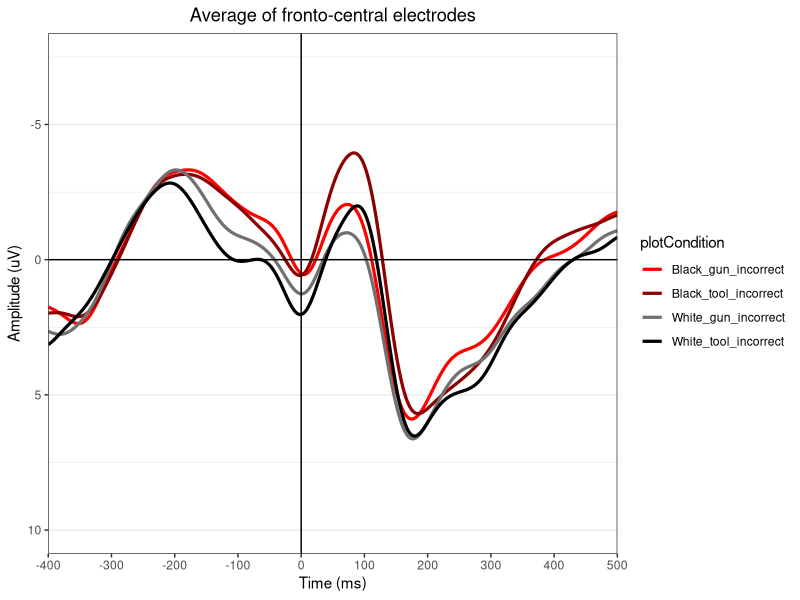

This figure's R source:
grand = read.delim("./EFbias data/5 waveforms/data/Data for grand averages_allelec.txt")

# plot grand averages for book chapter, without CRN or interval window ERN is quantified in
require(ggplot2)

grand = grand[grep("incorrect", grand$plotCondition),]
grand$plotCondition = factor(grand$plotCondition)

condLine <- c(#"Black_gun_correct" = "dashed",    # CRN is dashed
              #"Black_tool_correct" = "dashed", 
              #"White_gun_correct" = "dashed", 
              #"White_tool_correct" = "dashed",
              "Black_gun_incorrect" = "solid",  # ERN is solid
              "Black_tool_incorrect" = "solid", 
              "White_gun_incorrect" = "solid", 
              "White_tool_incorrect" = "solid")


condColors <- c(#"Black_gun_correct" = "red", 
                #"Black_tool_correct" = "darkred", 
                #"White_gun_correct" = "gray44", 
                #"White_tool_correct" = "black",
                "Black_gun_incorrect" = "red", 
                "Black_tool_incorrect" = "darkred", 
                "White_gun_incorrect" = "gray44", 
                "White_tool_incorrect" = "black")

ERPline = geom_line(lwd=1.1,
                    #linetype=plotCondition,
                    aes(color = plotCondition, linetype = plotCondition))


ERNbox = annotate("rect",
                 xmin=25, xmax=125, ymin=-Inf, ymax=Inf, 
                 alpha=0,
                 fill="#F0E0FF",
                 color="black", 
                 linetype="dashed") 

none = element_blank() 

# average of all 9 electrodes
ggplot(data=grand, aes(Time, avgElec, group = plotCondition)) + 
  ERPline + 
#  ERNbox + 
  theme_bw() + 
  theme(panel.grid.major.x = none, panel.grid.minor.x = none) +
  scale_x_continuous("Time (ms)", 
                     limits=c(-400, 500), 
                     expand=c(0,0),   # expand=c(0,0) removes extra space before & after data
                     breaks=c(-400, -300, -200, -100, 0, 100, 200, 300, 400, 500)) +
  geom_hline(yintercept=0) + # adds x axis
  geom_vline(xintercept=0) +
  scale_y_reverse(limits =c(10, -7.5)) +  # scale_y_reverse flips y axis
  ylab("Amplitude (uV)") +
  scale_color_manual(values=condColors) +
  scale_linetype_manual(values=condLine) +
  ggtitle("Average of fronto-central electrodes") +
  theme(plot.title = element_text(hjust = 0.5)) # center title


